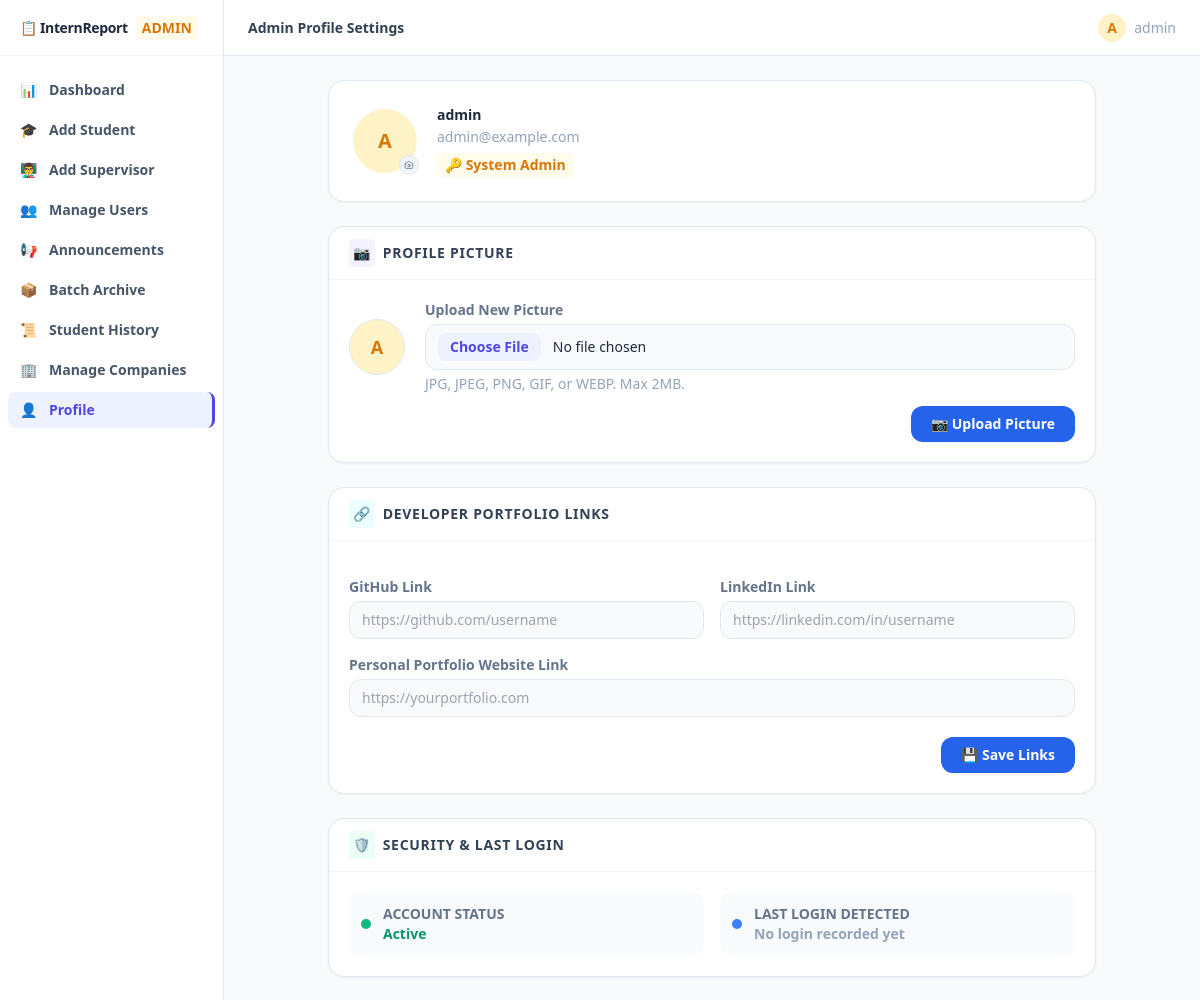
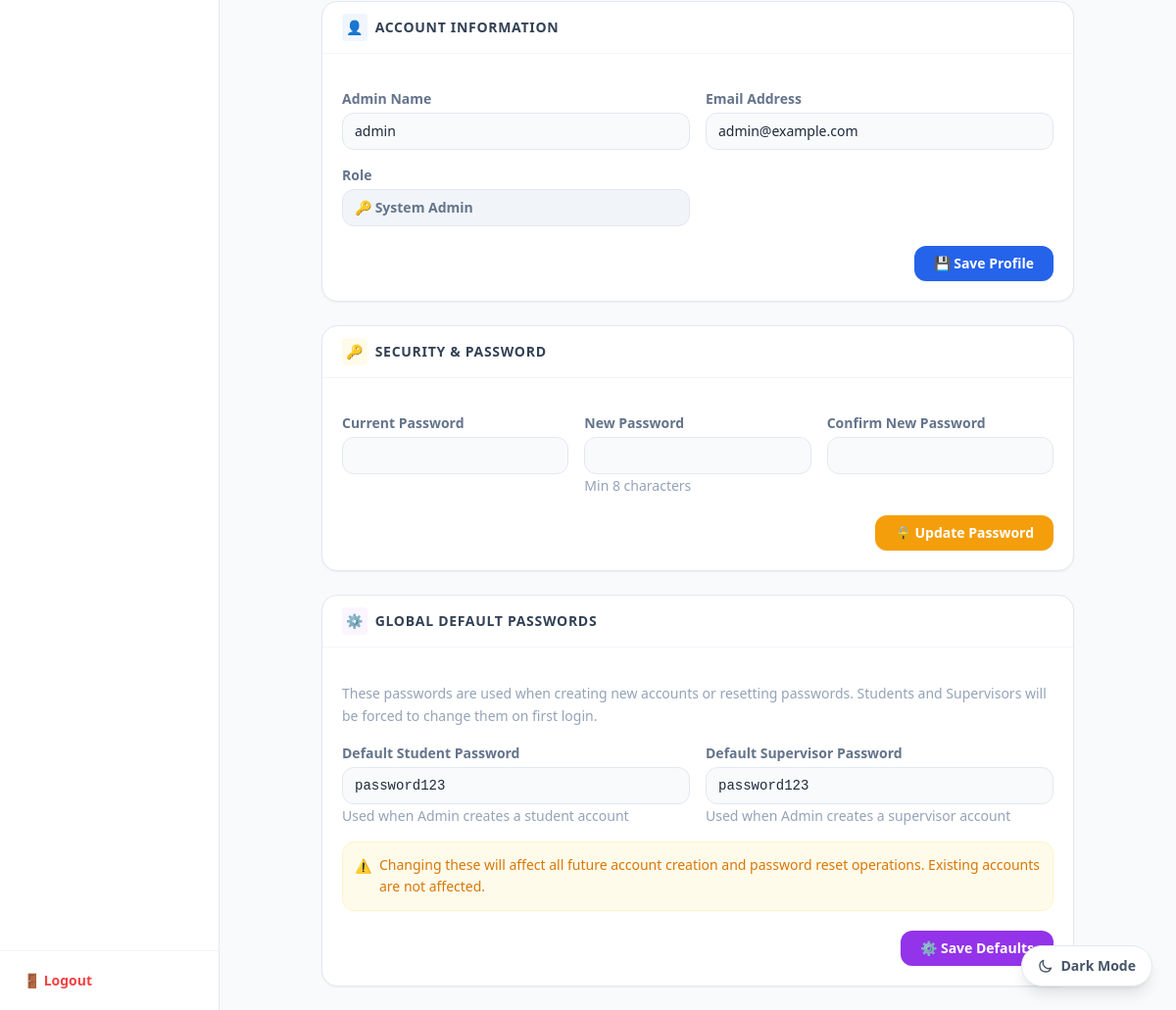
The page /admin/admin-profile.php (signed in) on the database its author committed (2 pictures, top to bottom).
### tables this page shows
CREATE TABLE users (
    id INT AUTO_INCREMENT PRIMARY KEY,
    username VARCHAR(100) NOT NULL UNIQUE,
    email VARCHAR(100) NOT NULL UNIQUE,
    password VARCHAR(255) NOT NULL,
    role ENUM('admin', 'student', 'supervisor', 'instructor') NOT NULL DEFAULT 'student',
    is_first_login TINYINT(1) NOT NULL DEFAULT 1,
    academic_year VARCHAR(15) DEFAULT NULL,
    status ENUM('Active', 'Archived') NOT NULL DEFAULT 'Active',
    created_at TIMESTAMP DEFAULT CURRENT_TIMESTAMP
);

### admin/admin-profile.php (the view, shortened to what the rows shown need)
<?php
require_once __DIR__ . '/../config/database.php';
$admin_id   = $_SESSION['user_id'];
$profile_pic   = '';
try {
    $admin = $pdo->prepare("SELECT id, username, email, role, profile_pic, github_link, linkedin_link, portfolio_link, last_login_at FROM users WHERE id = ?");
    $admin->execute([$admin_id]);
    $admin = $admin->fetch();
    $profile_pic   = $admin['profile_pic'] ?? '';
} catch (PDOException $e) {
    $admin = $pdo->prepare("SELECT id, username, email, role FROM users WHERE id = ?");
    $admin->execute([$admin_id]);
    $admin = $admin->fetch();
}
?>
<!DOCTYPE html>
<html lang="en">
<head>
    <script src="https://cdn.tailwindcss.com"></script>
</head>
<body class="bg-slate-50 dark:bg-slate-900 font-sans antialiased">
<div class="flex h-screen overflow-hidden">
    <div class="flex-1 flex flex-col overflow-hidden">
        <header class="h-14 bg-white border-b border-slate-200 flex items-center justify-between px-6 shrink-0">
            <h1 class="text-sm font-bold text-slate-700">Admin Profile Settings</h1>
        </header>
        <main class="flex-1 overflow-y-auto p-6">
            <div class="max-w-3xl mx-auto space-y-6">
                <div class="bg-white rounded-2xl border border-slate-200 shadow-sm p-6 flex items-center gap-5">
                    <div class="relative w-16 h-16 shrink-0">
                    <?php if ($profile_pic): ?>
                        <img src="../uploads/avatars/<?= htmlspecialchars($profile_pic) ?>?v=<?= time() ?>" alt="Avatar" class="w-16 h-16 rounded-full object-cover">
                    <?php else: ?>
                        <div class="w-16 h-16 rounded-full bg-amber-100 text-amber-600 flex items-center justify-center text-xl font-bold">
                            <?= strtoupper($admin['username'][0]) ?>
                        </div>
                    <?php endif; ?>
                    <div class="absolute -bottom-0.5 -right-0.5 w-5 h-5 bg-slate-100 rounded-full flex items-center justify-center border border-slate-200" title="Change avatar">
                        </div>
                    </div>
                    <div>
                        <h2 class="text-sm font-black text-slate-800"><?= htmlspecialchars($admin['username']) ?></h2>
                        <p class="text-sm text-slate-400 mt-0.5"><?= htmlspecialchars($admin['email']) ?></p>
                        <span class="text-sm font-bold text-amber-600 bg-amber-50 px-2 py-0.5 rounded mt-1.5 inline-block">🔑 System Admin</span>
                    </div>
                </div>
                <div class="bg-white rounded-2xl border border-slate-200 shadow-sm overflow-hidden">
                    <form method="POST" class="p-5 space-y-4">
                        <div class="grid grid-cols-1 sm:grid-cols-2 gap-4">
                            <div>
                                <label class="block text-sm font-bold text-slate-500 mb-1">Admin Name</label>
                                <input type="text" name="new_name" value="<?= htmlspecialchars($admin['username']) ?>" required class="w-full bg-slate-50 border border-slate-200 rounded-xl px-3 py-2 text-sm text-slate-800 focus:outline-none focus:border-blue-500 transition">
                            </div>
                            <div>
                                <label class="block text-sm font-bold text-slate-500 mb-1">Email Address</label>
                                <input type="email" name="new_email" value="<?= htmlspecialchars($admin['email']) ?>" required class="w-full bg-slate-50 border border-slate-200 rounded-xl px-3 py-2 text-sm text-slate-800 focus:outline-none focus:border-blue-500 transition">
                            </div>
                        </div>
                    </form>
                </div>
            </div>
        </main>
    </div>
</div>
</body>
</html>

### rows shown on the page
users: username "A", username "admin", email "admin@example.com", new_name "admin", new_email "admin@example.com"

### other values the page prints
$admin_name "admin"
$admin_name[0] "A"
